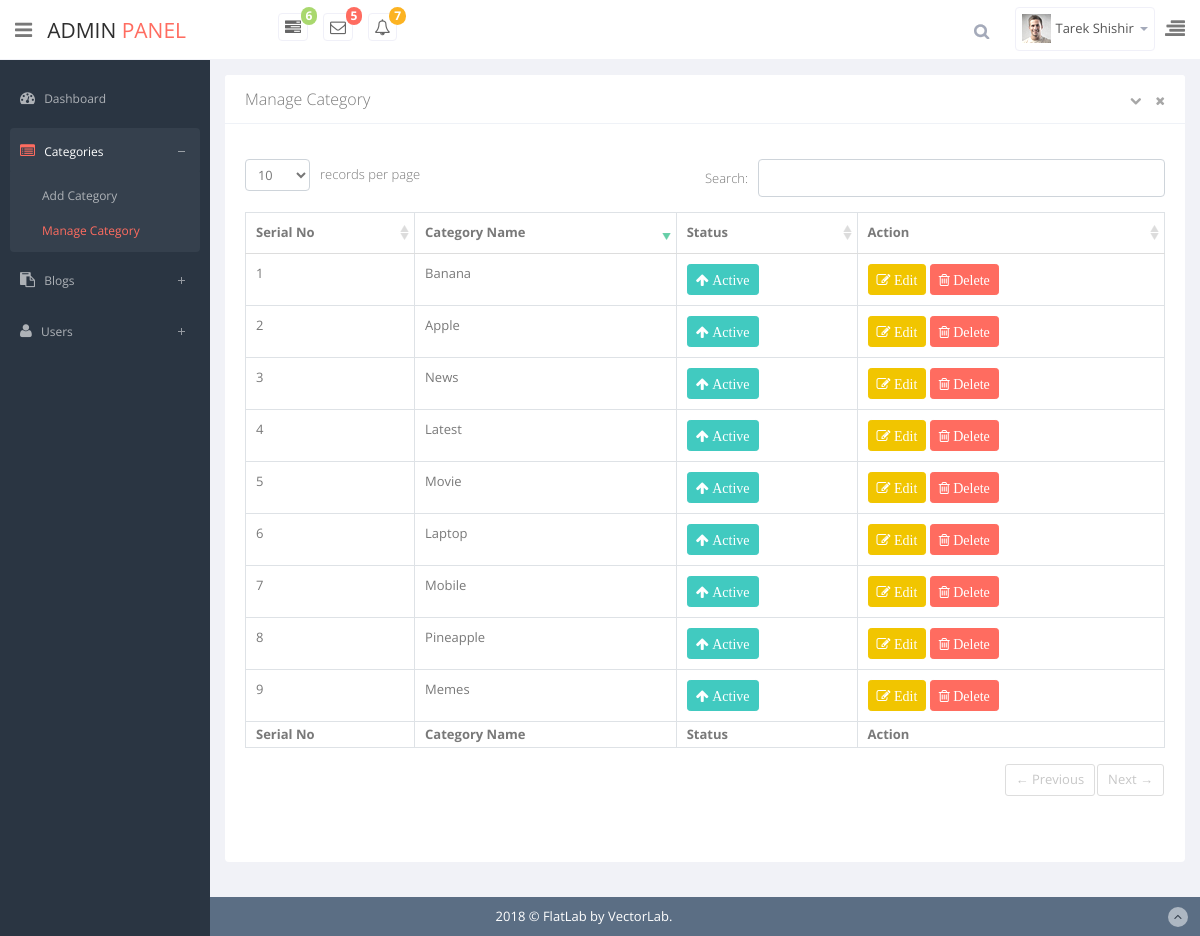
/admin/manage-category.php (signed in), run on the app's committed database.
### tables this page shows
CREATE TABLE `category` (
  `id` int(2) NOT NULL,
  `categoryName` varchar(50) NOT NULL,
  `status` tinyint(1) NOT NULL,
  `createtime` timestamp NOT NULL DEFAULT current_timestamp(),
  `updatetime` timestamp NOT NULL DEFAULT current_timestamp() ON UPDATE current_timestamp()
);

### app/classes/database.php (called while the page is built, shortened)
<?php
class database
{
    public function dbCon()
    {
        $host = "localhost";
        $username = "root";
        $password = "";
        $db = "blog";
        $link = mysqli_connect($host, $username, $password, $db);
        return $link;
    }
}

### app/classes/category.php (called while the page is built, shortened)
<?php
class category
{
    public function allCategory(){
           $result = mysqli_query((new database)->dbCon(),"SELECT * FROM `category`");
            return $result;
        }
}

### admin/manage-category.php (the view, shortened to what this page needs)
<?php require_once 'header.php'; ?>
<?php
$cat = new \App\classes\category();
$category = $cat->allCategory();
?>
    <div class="row">
        <div class="col-sm-12">
            <section class="card">
                <header class="card-header">
                    Manage Category
                    <span class="tools pull-right">
                                        <a href="javascript:;" class="fa fa-chevron-down"></a>
                                        <a href="javascript:;" class="fa fa-times"></a>
                                    </span>
                </header>
                <div class="card-body">
                    <div class="adv-table">
                        <table  class="display table table-bordered table-striped" id="dynamic-table">
                            <thead>
                            <tr>
                                <th>Serial No</th>
                                <th>Category Name</th>
                                <th>Status</th>
                                <th style="width: 300px">Action</th>
                            </tr>
                            </thead>
                            <tbody>
                            <?php
                            $sl = 1;
                            while ($row =mysqli_fetch_assoc($category)){ ?>
                            <tr class="gradeX">
                                <td><?= $sl; ?></td>
                                <td><?= $row['categoryName'] ?></td>
                                <td>
                                    <?php
                                    if ($row['status'] == 1){ ?>
                                        <a href="status.php?id=<?= $row['id'] ?>&cat=category&inactive=inactive" class="btn btn-primary btn-sm"><i class="fa fa-arrow-up"> Active</i></a>
                                        <?php
                                    }else{ ?>
                                        <a href="status.php?id=<?= $row['id'] ?>&cat=category&active=active" class="btn btn-secondary btn-sm"><i class="fa fa-arrow-down"> Inactive</i></a>
                                    <?php } ?>
                                </td>
                                <td>
                                    <a href="edit-category.php?id=<?= $row['id']?>" class="btn btn-warning btn-sm"><i class="fa fa-pencil-square-o"> Edit</i></a>
                                    <a href="delete.php?id=<?= $row['id']?>&cat=category" class="btn btn-danger btn-sm"><i class="fa fa-trash-o"> Delete</i></a>
                                </td>
                            </tr>
                            <?php $sl++; } ?>
                            </tbody>
                            <tfoot>
                            <tr>
                                <th>Serial No</th>
                                <th>Category Name</th>
                                <th>Status</th>
                                <th class="hidden-phone">Action</th>
                            </tr>
                            </tfoot>
                        </table>
                    </div>
                </div>
            </section>
        </div>
    </div>
<?php require_once 'footer.php'; ?>

### admin/header.php (shortened to what this page needs)
<?php
$page = explode('/', $_SERVER['PHP_SELF']);
$page = end($page);
?>
<!DOCTYPE html>
<html lang="en">
<head>
    <link href="css/bootstrap.min.css" rel="stylesheet">
    <link href="css/bootstrap-reset.css" rel="stylesheet">
    <link rel="stylesheet" href="assets/bootstrap-fileupload/bootstrap-fileupload.css">
    <link href="assets/font-awesome/css/font-awesome.css" rel="stylesheet" />
    <link href="assets/advanced-datatable/media/css/demo_page.css" rel="stylesheet" />
    <link href="assets/advanced-datatable/media/css/demo_table.css" rel="stylesheet" />
    <link rel="stylesheet" href="assets/data-tables/DT_bootstrap.css" />
    <link href="css/slidebars.css" rel="stylesheet">
    <link href="assets/summernote/dist/summernote.css" rel="stylesheet">
    <link href="css/style.css" rel="stylesheet">
    <link href="css/style-responsive.css" rel="stylesheet" />
</head>
<body>
<section id="container">
    <header class="header white-bg">
        <div class="sidebar-toggle-box">
            <i class="fa fa-bars"></i>
        </div>
        <a href="index.php" class="logo">Admin <span>Panel</span></a>
        <div class="nav notify-row" id="top_menu">
            <ul class="nav top-menu">
                <li class="dropdown">
                    <a data-toggle="dropdown" class="dropdown-toggle" href="#">
                        <i class="fa fa-tasks"></i>
                        <span class="badge badge-success">6</span>
                    </a>
                </li>
                <li id="header_inbox_bar" class="dropdown">
                    <a data-toggle="dropdown" class="dropdown-toggle" href="#">
                        <i class="fa fa-envelope-o"></i>
                        <span class="badge badge-danger">5</span>
                    </a>
                </li>
                <li id="header_notification_bar" class="dropdown">
                    <a data-toggle="dropdown" class="dropdown-toggle" href="#">
                        <i class="fa fa-bell-o"></i>
                        <span class="badge badge-warning">7</span>
                    </a>
                </li>
            </ul>
        </div>
        <div class="top-nav ">
            <ul class="nav pull-right top-menu">
                <li>
                    <input type="text" class="form-control search" placeholder="Search">
                </li>
                <li class="dropdown">
                    <a data-toggle="dropdown" class="dropdown-toggle" href="#">
                        <img alt="" src="img/avatar1_small.jpg">
                        <span class="username"><?= $_SESSION['name'] ?></span>
                        <b class="caret"></b>
                    </a>
                </li>
                <li class="sb-toggle-right">
                    <i class="fa  fa-align-right"></i>
                </li>
            </ul>
        </div>
    </header>
    <aside>
        <div id="sidebar"  class="nav-collapse ">
            <ul class="sidebar-menu" id="nav-accordion">
                <li>
                    <a <?= $page == 'index.php'? 'class="active"':'' ?> href="index.php">
                        <i class="fa fa-dashboard"></i>
                        <span>Dashboard</span>
                    </a>
                </li>
                <li class="sub-menu">
                    <a href="javascript:;" <?= $page == 'add-category.php'? 'class="active"':'' ?> <?= $page == 'manage-category.php'? 'class="active"':'' ?>>
                        <i class="fa fa-list-alt"></i>
                        <span>Categories</span>
                    </a>
                    <ul class="sub">
                        <li <?= $page == 'add-category.php'? 'class="active"':'' ?>><a  href="add-category.php">Add Category</a></li>
                        <li <?= $page == 'manage-category.php'? 'class="active"':'' ?>><a  href="manage-category.php">Manage Category</a></li>
                    </ul>
                </li>
                <li class="sub-menu">
                    <a href="javascript:;" <?= $page == 'add-blog.php'? 'class="active"':'' ?> <?= $page == 'manage-blog.php'? 'class="active"':'' ?>>
                        <i class="fa fa-paste"></i>
                        <span>Blogs</span>
                    </a>
                </li>
                <li class="sub-menu">
                    <a href="javascript:;" <?= $page == 'add-user.php'? 'class="active"':'' ?> <?= $page == 'manage-user.php'? 'class="active"':'' ?>>
                        <i class="fa fa-user"></i>
                        <span>Users</span>
                    </a>
                </li>
            </ul>
        </div>
    </aside>
    <section id="main-content">
        <section class="wrapper">

### admin/footer.php (shortened to what this page needs)
</section>
</section>
<footer class="site-footer">
    <div class="text-center">
        2018 &copy; FlatLab by VectorLab.
        <a href="#" class="go-top">
            <i class="fa fa-angle-up"></i>
        </a>
    </div>
</footer>
</section>
</body>
</html>

### admin/assets/advanced-datatable/media/css/demo_table.css (style rules this page uses)
table.display { margin: 0 auto; clear: both; width: 100%; }
table.display thead th { padding: 3px 18px 3px 10px; border-bottom: 1px solid black; font-weight: bold; cursor: pointer; * cursor: hand; }
table.display tfoot th { padding: 3px 18px 3px 10px; border-top: 1px solid black; font-weight: bold; }
table.display td { padding: 3px 10px; }
.sorting_desc { background: url('../images/sort_desc.png') no-repeat center right; }
.sorting { background: url('../images/sort_both.png') no-repeat center right; }
table.display tr.gradeX { background-color: #ffdddd; }

### data on the page
category: categoryName "Banana"
category: categoryName "Apple"
category: categoryName "News"
category: categoryName "Latest"
category: categoryName "Movie"
category: categoryName "Laptop"
category: categoryName "Mobile"
category: categoryName "Pineapple"
category: categoryName "Memes"

### other printed values
$_SESSION['name'] "Tarek Shishir"
